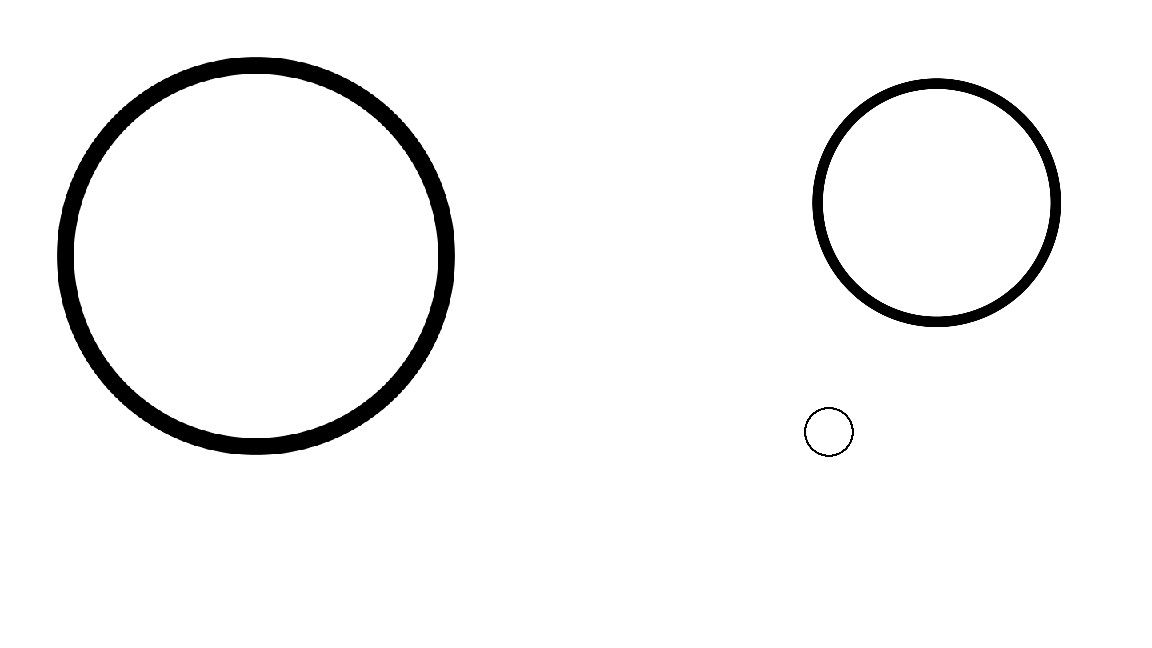
#> input picture circle_image/in/3_1.png, 1152 x 648 px, found by its file name; its folder holds only this picture in this run
$ python -i increasing_image.py   (imports and definitions only)
#> lines starting #> are read from the running program, lines starting #| are printed output that depends on the picture
import os
from PIL import Image, ImageFilter

def main():

    data_dir_pass = 'C:\\Users\\Ryosuke Nikushi\\PycharmProjects\\model_demo\\circle_image\\out'
    data_dir_pass_in = 'C:\\Users\\Ryosuke Nikushi\\PycharmProjects\\model_demo\\circle_image\\in'
    file_list = os.listdir('C:\\Users\\Ryosuke Nikushi\\PycharmProjects\\model_demo\\circle_image\\in')

    # count を増やしている意味
    # 1つの画像で１０個の処理をやって連番を振ってるだけ
    count: int = 1
    for file_name in file_list:
        # root が別に必要なかった
        ext = os.path.splitext(file_name)
        if ext == '.png' or '.jpeg' or '.jpg':

            # 画像を読み込んで、変換して、変換した画像を保存する。で、カウントを増大させる
            img = Image.open(data_dir_pass_in + '/' + file_name)
#> img is the input picture: PIL image 1152x648 RGB; min 0, max 255, mean 245.2
            tmp = img.transpose(Image.FLIP_LEFT_RIGHT)
            tmp.save(data_dir_pass + '/' + '{0:04d}'.format(count) + '.png')
            count += 1

            # 以下似た処理を続ける。本質的に処理の流れは同じことをやっている
            #2
            tmp = img.transpose(Image.FLIP_TOP_BOTTOM)
            tmp.save(data_dir_pass + '/' + '{0:04d}'.format(count) + '.png')
            count += 1

            #3
            tmp = img.transpose(Image.ROTATE_90)
#> tmp: PIL image 648x1152 RGB
            tmp.save(data_dir_pass + '/' + '{0:04d}'.format(count) + '.png')
            count += 1

            #4
            tmp = img.transpose(Image.ROTATE_180)
#> tmp: PIL image 1152x648 RGB
            tmp.save(data_dir_pass + '/' + '{0:04d}'.format(count) + '.png')
            count += 1

            #5
            tmp = img.transpose(Image.ROTATE_270)
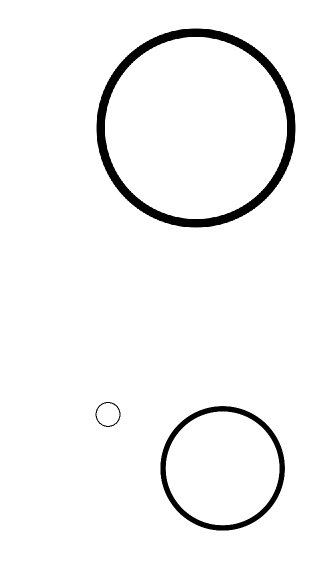
#> tmp: PIL image 648x1152 RGB (shown at 1/2 size); min 0, max 255, mean 245.2
            tmp.save(data_dir_pass + '/' + '{0:04d}'.format(count) + '.png')
            count += 1

            #6
            tmp = img.rotate(15)
#> tmp: PIL image 1152x648 RGB
            tmp.save(data_dir_pass + '/' + '{0:04d}'.format(count) + '.png')
            count += 1

            #7
            tmp = img.rotate(75)
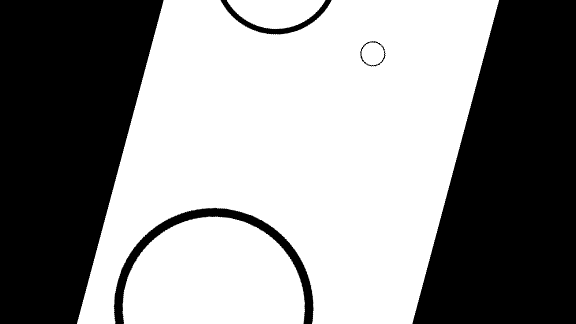
#> tmp: PIL image 1152x648 RGB (shown at 1/2 size); min 0, max 255, mean 143.6
            tmp.save(data_dir_pass + '/' + '{0:04d}'.format(count) + '.png')
            count += 1

            #8
            tmp = img.rotate(135)
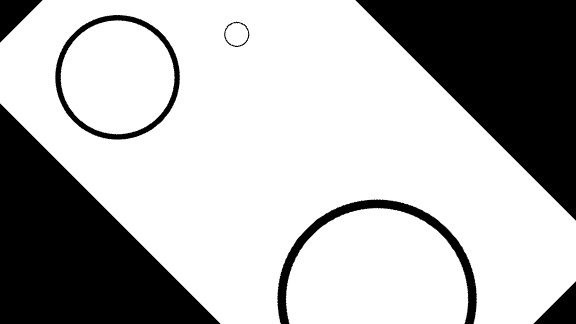
#> tmp: PIL image 1152x648 RGB (shown at 1/2 size); min 0, max 255, mean 179
            tmp.save(data_dir_pass + '/' + '{0:04d}'.format(count) + '.png')
            count += 1

            #9
            tmp = img.rotate(195)
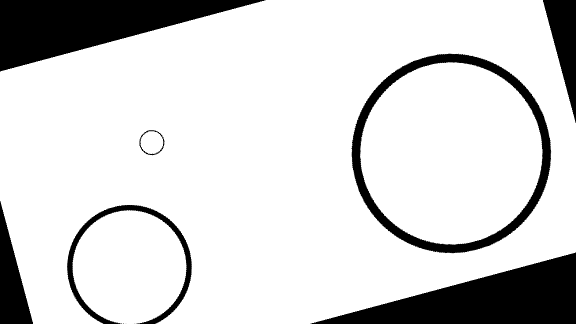
#> tmp: PIL image 1152x648 RGB (shown at 1/2 size); min 0, max 255, mean 213.8
            tmp.save(data_dir_pass + '/' + '{0:04d}'.format(count) + '.png')
            count += 1

            #10
            tmp = img.rotate(255)
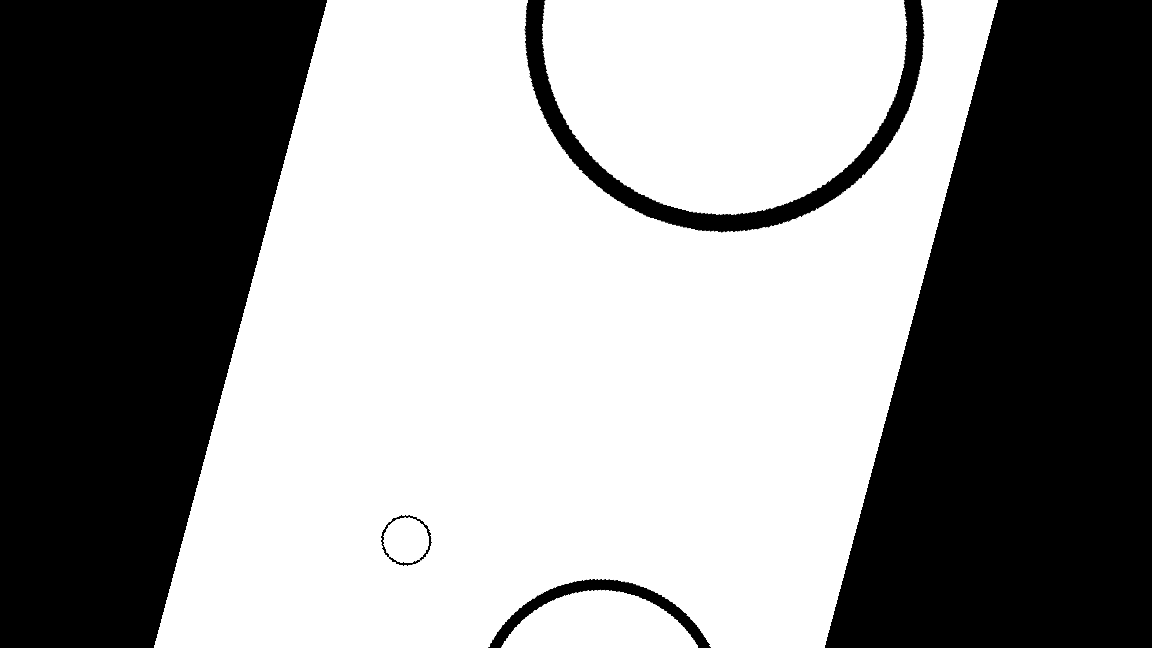
#> tmp: PIL image 1152x648 RGB; min 0, max 255, mean 143.6
            tmp.save(data_dir_pass + '/' + '{0:04d}'.format(count) + '.png')
            count += 1

>>> result = main()

$ run again, on circle_image/in/3_5.png
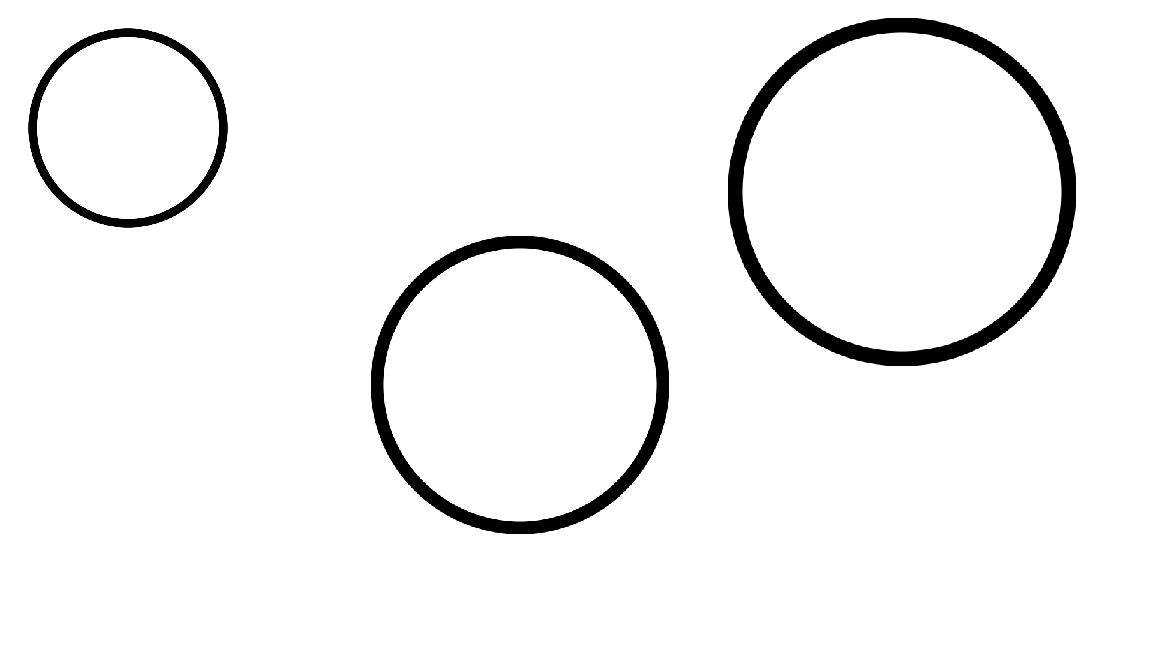
#> input picture circle_image/in/3_5.png, 1152 x 648 px, found by its file name
#> in main, img is the input picture: PIL image 1152x648 RGB; min 0, max 255, mean 244
#> in main, `tmp = img.transpose(Image.ROTATE_270)`:
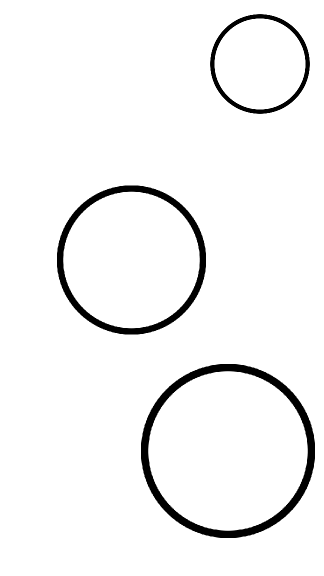
#> tmp: PIL image 648x1152 RGB (shown at 1/2 size); min 0, max 255, mean 244
#> in main, `tmp = img.rotate(255)`:
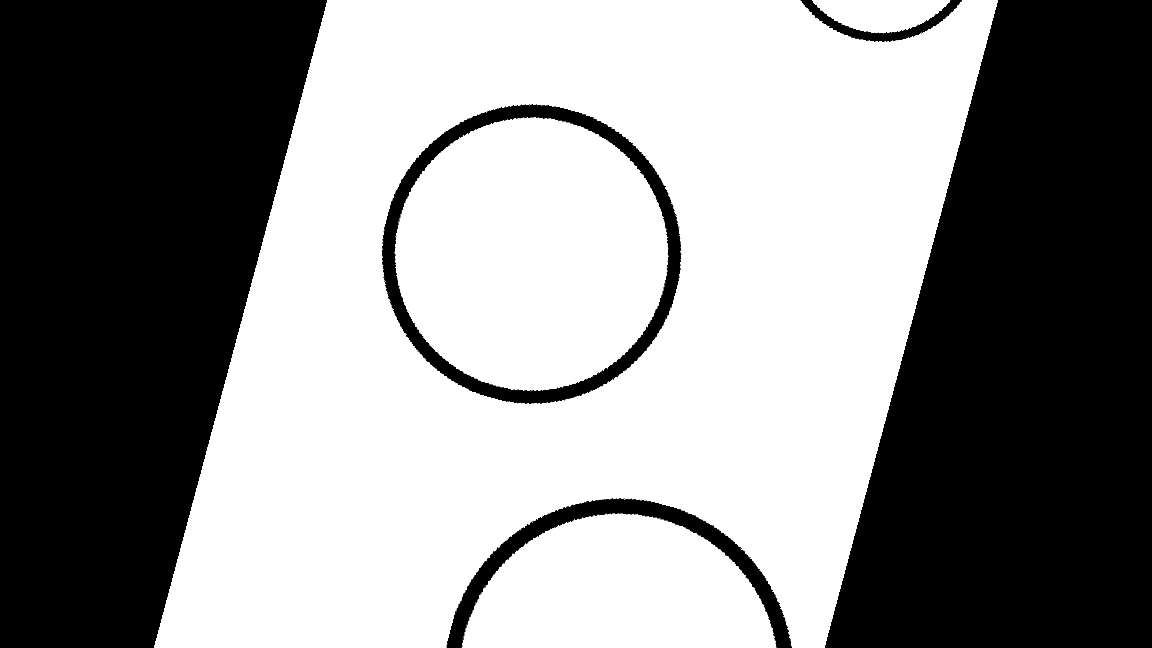
#> tmp: PIL image 1152x648 RGB; min 0, max 255, mean 141.7

$ run again, on circle_image/in/3_6.png
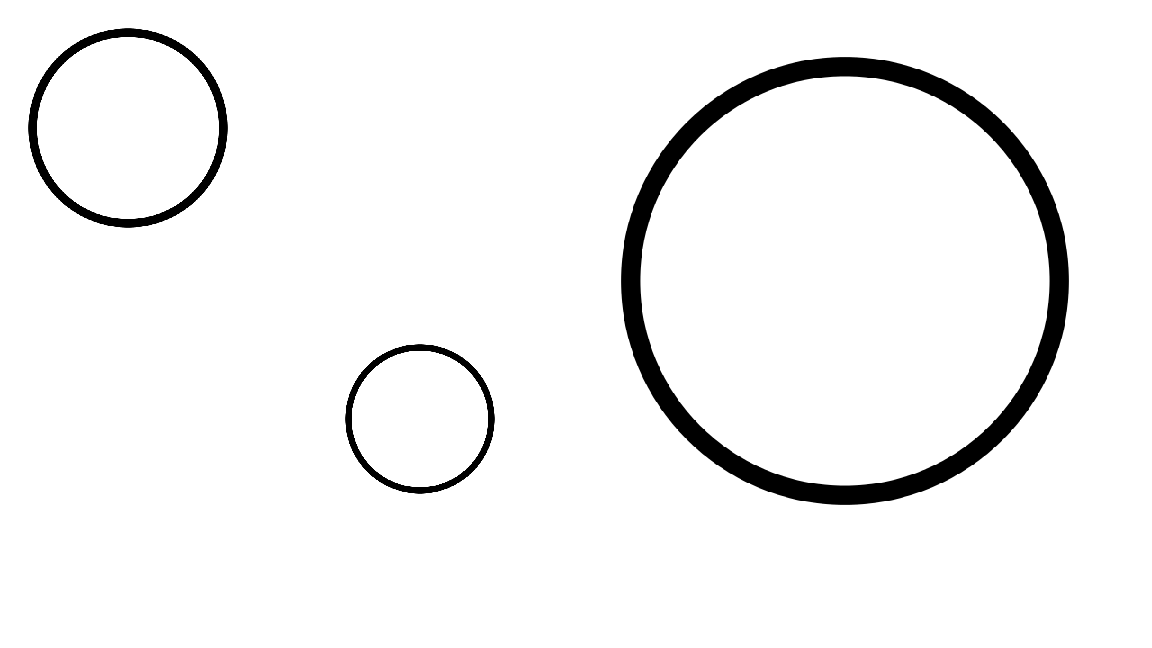
#> input picture circle_image/in/3_6.png, 1152 x 648 px, found by its file name
#> in main, img is the input picture: PIL image 1152x648 RGB; min 0, max 255, mean 243.4
#> in main, `tmp = img.transpose(Image.ROTATE_270)`:
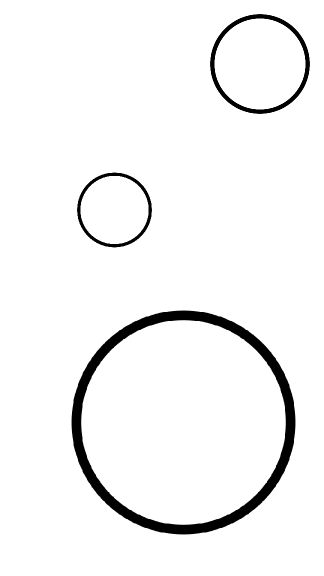
#> tmp: PIL image 648x1152 RGB (shown at 1/2 size); min 0, max 255, mean 243.4
#> in main, `tmp = img.rotate(255)`:
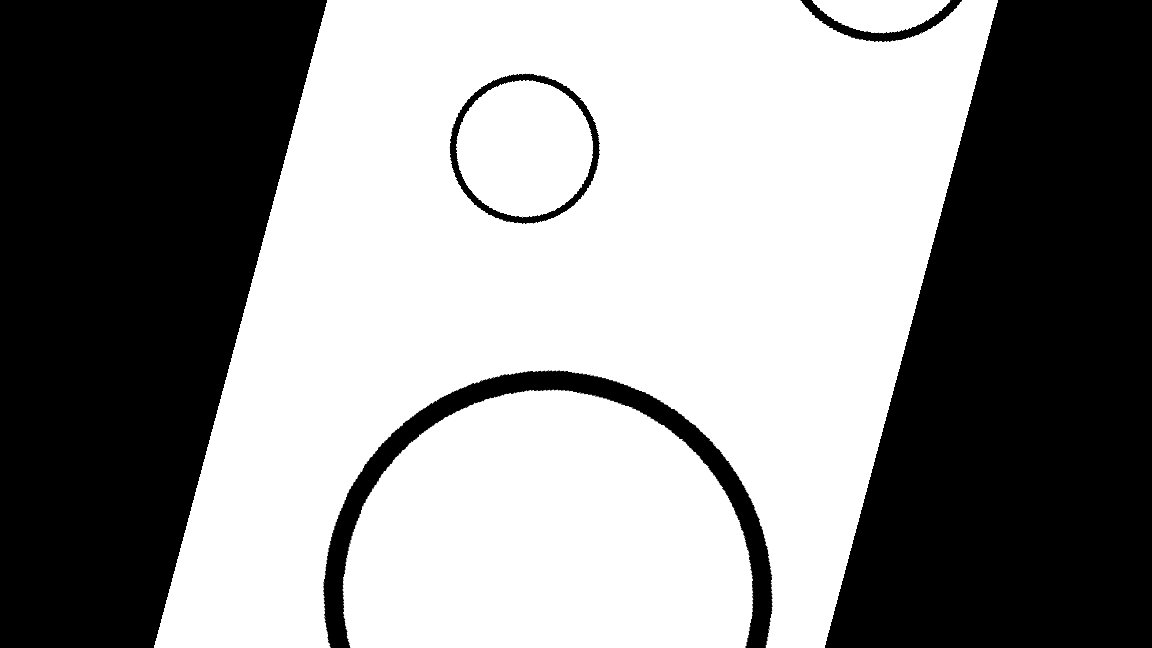
#> tmp: PIL image 1152x648 RGB; min 0, max 255, mean 141.9
